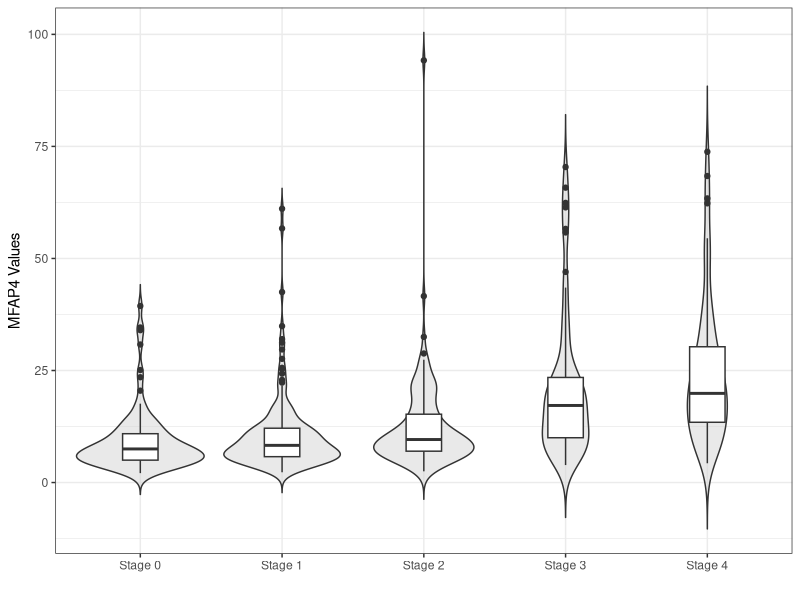
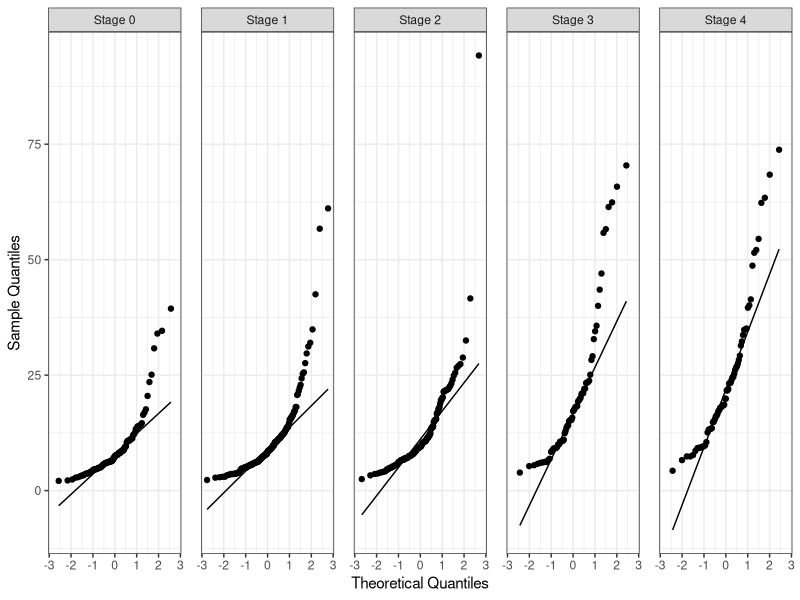
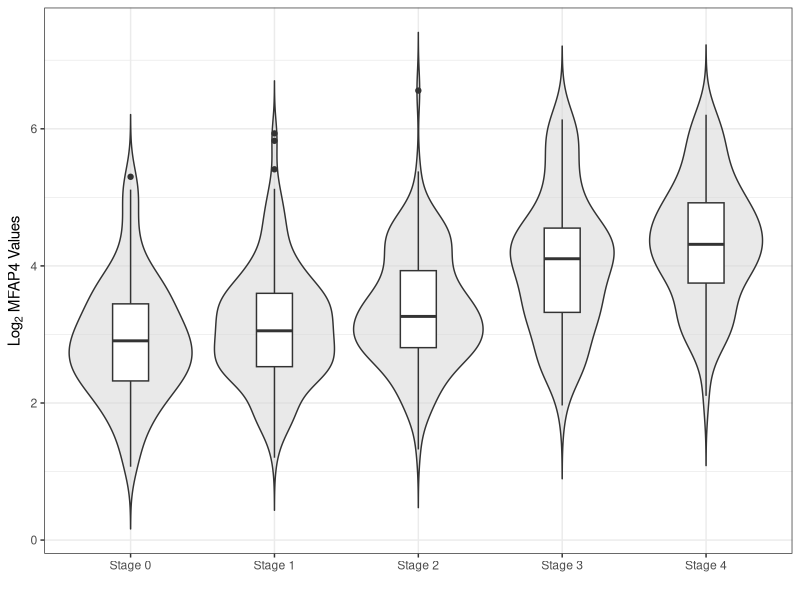
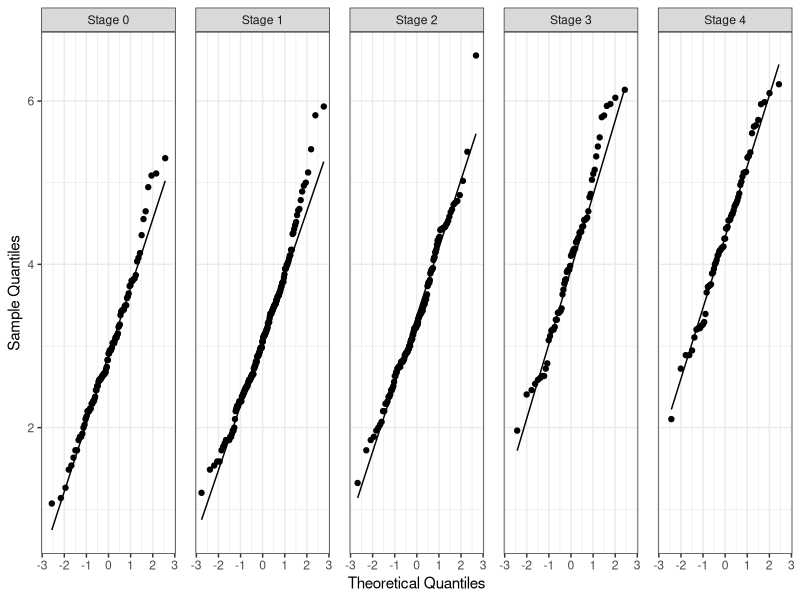
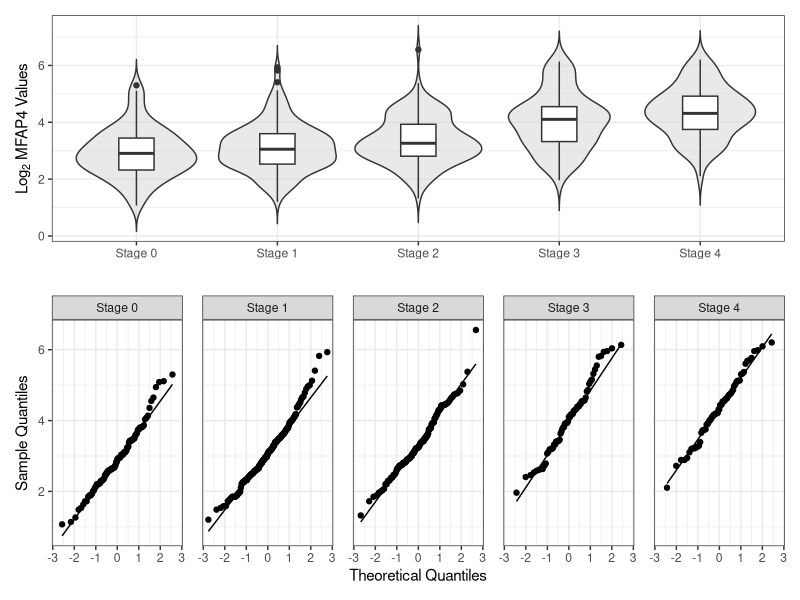

R code for these plots, in order:
################################################################################
################################################################################
###################### R Code: A Case for Nonparametrics #######################
######################      Exploratory Data Analysis    #######################      
################################################################################
################################################################################

### Important packages
library(tidyverse)     # Data Tools
library(lubridate)     # Dealing with Dates
library(patchwork)     # Plot placement

### Load the data
### Tip: Use the "read_csv()" function from tidyverse
mfap4.df <- read_csv("mfap4.csv")

### Data dimension and data structure
mfap4.df %>% dim()
mfap4.df %>% str()

### View the first and last six rows
mfap4.df %>% head()
mfap4.df %>% tail()

### Rename variables
mfap4.df <- mfap4.df %>%
  rename(PID=`Patient ID`,
         YOB=`Year of Birth`,
         DOS=`Date of sampling`,
         Fibrosis.Stage=`Fibrosis Stage`,
         HCV=`HCV Genotype`,
         MFAP4=`MFAP4 U/mL`)

### Creating the new age variable
dos <- mdy(mfap4.df$DOS)       # Gives "year - month - day" format
dos.year <- year(dos)          # Extracts just the year
age <- dos.year - mfap4.df$YOB # Creates the age variable
mfap4.df <- mfap4.df %>% mutate(Age = age) # Attach "Age" to the data frame

### Check to make sure Age is attached
mfap4.df %>% head()

### Creating the new log_2 transformed MFAP4 variable
mfap4.df <- mfap4.df %>% mutate(log2MFAP4 = log(mfap4.df$MFAP4, 2))

### Check to make sure log2MFAP4 is attached
mfap4.df %>% head()

### Recode the fibrosis variable for more informative labels
### Force R to read it as a factor
mfap4.df <- mfap4.df %>% 
  mutate(Fibrosis.Stage =  case_when(Fibrosis.Stage == 0 ~ "Stage 0",
                                     Fibrosis.Stage == 1 ~ "Stage 1",
                                     Fibrosis.Stage == 2 ~ "Stage 2",
                                     Fibrosis.Stage == 3 ~ "Stage 3",
                                     TRUE ~ "Stage 4")) %>% 
  mutate(Fibrosis.Stage = as.factor(Fibrosis.Stage))

### Check to make sure the fibrosis variable is recoded
mfap4.df %>% head()

### Export a new and clean csv file
write.csv(x = mfap4.df, file = "cleaned-data.csv")

################################################################################
############################## Graphical Displays ############################## 
################################################################################

### Violin boxplot of MFAP4 values by stage
ggplot(data = mfap4.df, aes(x = Fibrosis.Stage, y = MFAP4)) +
  geom_violin(fill = "lightgray",
              trim = FALSE, 
              alpha = 0.5) +
  geom_boxplot(width = 0.25) +
  theme_bw() + 
  ylab("MFAP4 Values") +
  xlab("")

### Normal q-q plot of MFAP4 values by stage
ggplot(data = mfap4.df, aes(sample = MFAP4)) +
  stat_qq() +
  stat_qq_line() +
  theme_bw() +
  xlab("Theoretical Quantiles") +
  ylab("Sample Quantiles") +
  facet_wrap(~Fibrosis.Stage, ncol = 5) +
  theme(panel.spacing = unit(0.5, "cm"))

### Violin boxplot of log2 MFAP4 values by stage
(violin.plot.log2 <- ggplot(data = mfap4.df, aes(x = Fibrosis.Stage, y = log2MFAP4)) +
  geom_violin(fill="lightgray",
              trim = FALSE, 
              alpha = 0.5) +
  geom_boxplot(width = 0.25) +
  theme_bw() + 
  labs(y = expression(Log[2]*" MFAP4 Values")) +
  xlab(""))

### Normal q-q plot of log2 MFAP4 values by stage
(qqplot.log2 <- ggplot(data = mfap4.df, aes(sample = log2MFAP4)) +
  stat_qq() +
  stat_qq_line() +
  theme_bw() +
  xlab("Theoretical Quantiles") +
  ylab("Sample Quantiles") +
  facet_wrap(~Fibrosis.Stage, ncol = 5) +
  theme(panel.spacing = unit(0.5, "cm")))

### Side-by-side plots
violin.plot.log2/qqplot.log2




